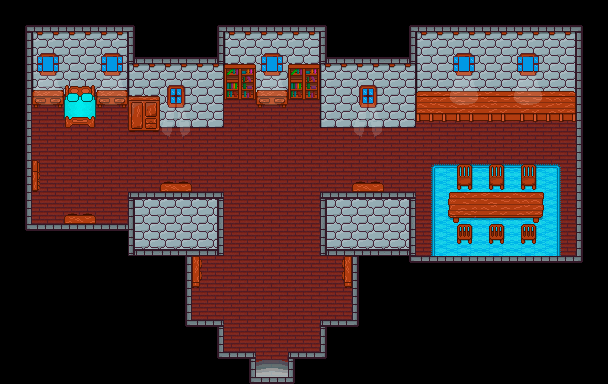

This is a level from a 2D game, rendered from its Tiled map with the project's own tilesets. A one-line summary and the map file follow, with tile-layer data summarised:
An orthogonal 19x12 tile map with 32x32 px tiles, 8 tile layers (Background, Floor, Carpets, Walls2, ...) and 46 objects.

<map version="1.9" tiledversion="1.9.2" orientation="orthogonal" renderorder="right-down" width="19" height="12" tilewidth="32" tileheight="32" infinite="0" nextlayerid="16" nextobjectid="94">
 <tileset firstgid="1" name="Tileset_Interiors" tilewidth="32" tileheight="32" tilecount="380" columns="20">
  <image source="Tilesets/Tileset_Interiors.png" width="640" height="608" />
 </tileset>
 <layer id="1" name="Background" width="19" height="12">
  <properties>
   <property name="Draw" type="bool" value="true" />
  </properties>
  <data>[228 cells, 228 non-empty, 1 distinct tile ids]</data>
 </layer>
 <layer id="4" name="Floor" width="19" height="12">
  <properties>
   <property name="Draw" type="bool" value="true" />
  </properties>
  <data>[228 cells, 77 non-empty, 1 distinct tile ids]</data>
 </layer>
 <layer id="9" name="Carpets" width="19" height="12">
  <properties>
   <property name="Draw" type="bool" value="true" />
  </properties>
  <data>[228 cells, 15 non-empty, 6 distinct tile ids]</data>
 </layer>
 <layer id="15" name="Walls2" width="19" height="12">
  <properties>
   <property name="Draw" type="bool" value="true" />
  </properties>
  <data>[228 cells, 12 non-empty, 2 distinct tile ids]</data>
 </layer>
 <layer id="3" name="Walls" width="19" height="12">
  <properties>
   <property name="Draw" type="bool" value="true" />
  </properties>
  <data>[228 cells, 106 non-empty, 24 distinct tile ids]</data>
 </layer>
 <layer id="7" name="Furnitures" width="19" height="12">
  <properties>
   <property name="Draw" type="bool" value="true" />
  </properties>
  <data>[228 cells, 54 non-empty, 24 distinct tile ids]</data>
 </layer>
 <layer id="8" name="Windows" width="19" height="12">
  <properties>
   <property name="Draw" type="bool" value="true" />
  </properties>
  <data>[228 cells, 23 non-empty, 7 distinct tile ids]</data>
 </layer>
 <layer id="6" name="Objects" width="19" height="12">
  <properties>
   <property name="Draw" type="bool" value="true" />
  </properties>
  <data>[228 cells, 0 non-empty, 0 distinct tile ids]</data>
 </layer>
 <objectgroup id="14" name="Collisions">
  <object id="46" x="160.004" y="126.999" width="63.9866" height="0.00390625" />
  <object id="47" x="320.008" y="126.988" width="95.9789" height="0.0117188" />
  <object id="48" x="415.982" y="117.245" width="160.184" height="0.03125" />
  <object id="49" x="447.333" y="192.292" width="97.083" height="25.875" />
  <object id="50" x="31.9736" y="104.998" width="0.0195313" height="119.014" />
  <object id="51" x="31.9805" y="224" width="96.0173" height="0.015625" />
  <object id="52" x="223.987" y="192.005" width="0.0078125" height="63.9922" />
  <object id="53" x="191.985" y="256.048" width="0.0078125" height="63.9582" />
  <object id="54" x="223.984" y="320.007" width="0.00555556" height="31.9967" />
  <object id="55" x="320.009" y="192.006" width="0.0078125" height="63.984" />
  <object id="56" x="320" y="320" width="0.0078125" height="32.0121" />
  <object id="57" x="256" y="352" width="0.014275" height="15.5563" />
  <object id="58" x="416.023" y="256" width="160.142" height="0.015625" />
  <object id="59" x="288" y="352" width="0.0174006" height="15.5599" />
  <object id="60" x="576.182" y="117.266" width="0.0078125" height="138.73" />
  <object id="61" x="31.9871" y="104.998" width="32.0156" height="0.00538194" />
  <object id="62" x="95.9922" y="104.978" width="32.0078" height="0.0144097" />
  <object id="64" x="255.862" y="99.5625" width="31.9659" height="5.375" />
  <object id="65" x="63.5455" y="214" width="32.9091" height="10" />
  <object id="66" x="159.5" y="182" width="33" height="10" />
  <object id="67" x="351.273" y="182" width="33.4545" height="10" />
  <object id="68" x="191.989" y="256" width="10.739" height="32" />
  <object id="70" x="351.973" y="255.954" width="0.0197882" height="64.0527" />
  <object id="71" x="341.28" y="255.989" width="10.7" height="32.0111" />
  <object id="73" x="457.396" y="164.958" width="78.208" height="11.4167" />
  <object id="74" x="457.563" y="232.625" width="78.208" height="11.4167" />
  <object id="75" x="31.9879" y="160" width="7.70381" height="32" />
  <object id="76" x="128" y="126.996" width="31.995" height="3.54949" />
  <object id="77" x="223.992" y="99.5469" width="31.8745" height="0.015625" />
  <object id="79" x="287.826" y="99.5631" width="32.1778" height="0.0111111" />
  <object id="80" x="223.986" y="352.003" width="32.0209" height="0.015646" />
  <object id="81" x="191.986" y="320.008" width="31.9974" height="0.015625" />
  <object id="82" x="288" y="352" width="31.9974" height="0.015625" />
  <object id="83" x="320" y="320" width="31.9857" height="0.015646" />
  <object id="84" x="202.725" y="255.991" width="21.2669" height="0.00390625" />
  <object id="85" x="320.011" y="255.986" width="21.2669" height="0.00390625" />
  <object id="86" x="128.01" y="191.992" width="95.983" height="0.0235348" />
  <object id="87" x="320.008" y="192" width="95.9924" height="0.0078125" />
  <object id="88" x="128" y="191.996" width="0.0078125" height="32.0083" />
  <object id="89" x="416" y="192" width="0.0078125" height="64.0035" />
  <object id="90" x="128" y="104.987" width="0.0078125" height="22.0677" />
  <object id="91" x="223.984" y="99.5564" width="0.0078125" height="27.4488" />
  <object id="92" x="320.007" y="99.5745" width="0.0078125" height="27.4215" />
  <object id="93" x="415.974" y="117.267" width="0.0174006" height="9.72283" />
 </objectgroup>
 <objectgroup id="12" name="ExitHouse">
  <properties>
   <property name="Type" type="int" value="13" />
  </properties>
  <object id="40" x="256.011" y="367.55" width="32.0303" height="0.0103125" />
 </objectgroup>
 <objectgroup id="13" name="Bed">
  <properties>
   <property name="Type" type="int" value="20" />
  </properties>
  <object id="43" x="64.0042" y="93.3598" width="31.9897" height="34.3564" />
 </objectgroup>
</map>
